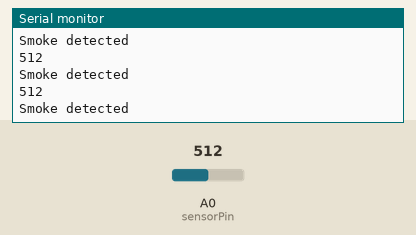
Recording of a sketch running on a simulated Arduino Uno, built with avr-gcc and run on an emulated ATmega328P. Parts: the last lines printed to the serial monitor. The test bench sets the inputs (shaded band); at power-on: A0 (sensorPin) = 512.

Above: at 1.2 s.
1.3 s: A0 (sensorPin) set to 716
At 2.11 s:
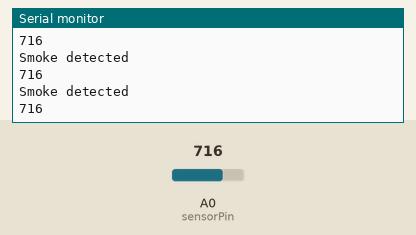
2.8 s: A0 (sensorPin) set to 900
At 2.82 s:
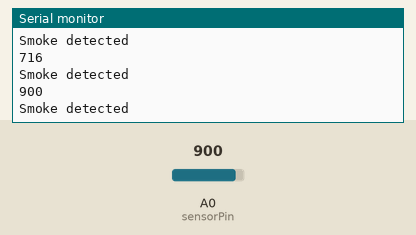
Timing chart, 0 to 5.8 s (numbered marks = the images above; inputs shaded):
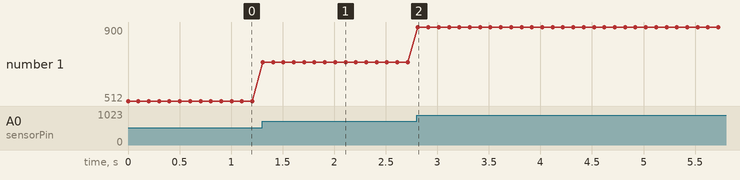

The sketch:

mq_x_smoke_sensor.ino
```cpp
// mq_x_smoke_sensor.ino - print smoke level to serial
// (c) BotBook.com - Karvinen, Karvinen, Valtokari

const int sensorPin = A0;
int smoke_level = -1;	// <1>

void setup() {
  Serial.begin(115200);	// bit/s
  pinMode(sensorPin, INPUT);
}

void loop() {
  smoke_level = analogRead(sensorPin);	// <2>
  Serial.println(smoke_level);
  if(smoke_level > 120) {	// <3>
    Serial.println("Smoke detected");
  }
  delay(100); // ms
}
```

Measured:
- after the input at 1.3 s, the serial monitor: prints a new line at once (image 1)
- after the input at 2.8 s, the serial monitor: prints a new line at once (image 2)
- plotted number 1: 512 → 716 after the input at 1.3 s, 716 → 900 after the input at 2.8 s
